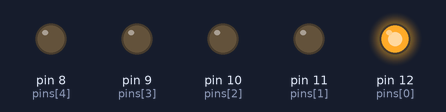
Simulated run of this sketch. Board: Arduino Uno, built with avr-gcc and run on an emulated ATmega328P. Parts: output pins drawn as LEDs (lit = HIGH).

Above: at 0.5 s.
At 2.5 s:
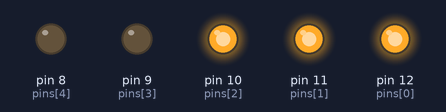
At 3.5 s:
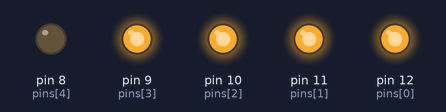
At 5.5 s:
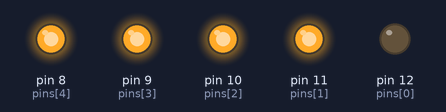
At 8.5 s:
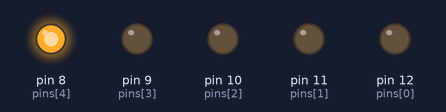
At 11.5 s:
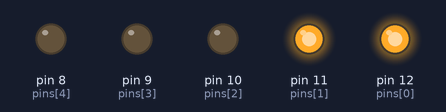
Timing chart, 0 to 13.0 s (numbered marks = the images above):
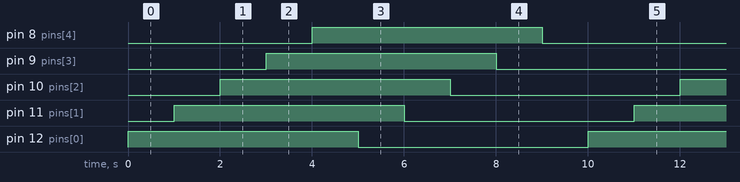

Measured:
- by itself, pin 8 (pins[4]), pin 9 (pins[3]), pin 10 (pins[2]), pin 11 (pins[1]), pin 12 (pins[0]): alternates HIGH for 5.0 s and LOW for 5.0 s
- by itself, everything shown: repeats every 10.0 s, in 10 steps

The sketch:

Act_2_-_Code.ino
```cpp
int pins[] = {12, 11, 10, 9, 8};

void setup(){
  int a = 0;
  while ( a < sizeof(pins)/2){
    pinMode(pins[a], OUTPUT);
    a++;

  }
}

void loop(){
  int a = 0;
    while (a < sizeof (pins)/2){
    analogWrite(pins[a], 255);
    delay (1000);
    a++;
  }

  a -= a;
  while (a < sizeof (pins)/2){
    analogWrite(pins[a], 0);
    delay (1000);
    a++;
  }
}
```
